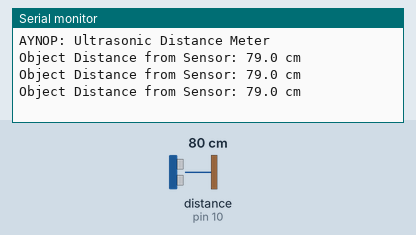
Simulated run of this sketch. Board: Arduino Uno, built with avr-gcc and run on an emulated ATmega328P. Shown: the last lines printed to the serial monitor. Wiring (inferred from the names in the program): ultrasonic range finder: trigger pin 9; echo pin 10. The test bench sets the inputs (shaded band); at power-on: distance to the obstacle (sensor on pin 10) 80 cm. The echo pulse lasts 58.3 µs per cm.

Above: at 3.2 s.
3.3 s: distance to the obstacle (sensor on pin 10) set to 4 cm
At 3.9 s:
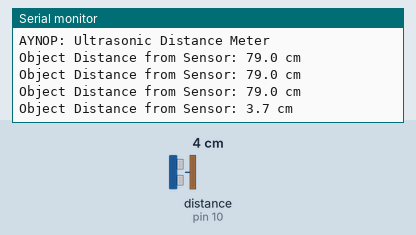
4.8 s: distance to the obstacle (sensor on pin 10) set to 2 cm
At 5.4 s:
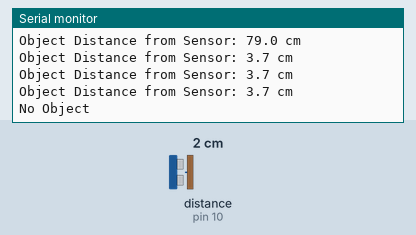

Measured:
- the behaviour switches between 3 and 2 cm on distance to the obstacle (sensor on pin 10) (found by bisection; images 1 and 2)
- after the input at 3.3 s, the serial monitor: prints a new line after 0.22 s (image 1)
- after the input at 4.8 s, the serial monitor: prints a new line after 0.22 s (image 2)

The sketch:

15_Ultrasonic_Distance_Meter.ino
```cpp
// (licence header left out)
#define TRIG_PIN 9   // Trigger pin
#define ECHO_PIN 10  // Echo pin

void setup() {
  Serial.begin(9600);
  pinMode(TRIG_PIN, OUTPUT);
  pinMode(ECHO_PIN, INPUT);
  delay(2000);
  Serial.println("AYNOP: Ultrasonic Distance Meter");
}

// Function to take one distance reading
float readDistance() {
  // Send a short HIGH pulse to trigger measurement
  digitalWrite(TRIG_PIN, LOW);
  delayMicroseconds(2);
  digitalWrite(TRIG_PIN, HIGH);
  delayMicroseconds(10);
  digitalWrite(TRIG_PIN, LOW);

  // Measure the time it takes for the echo
  long duration = pulseIn(ECHO_PIN, HIGH, 70000); // 70ms max wait
  float distance = duration * 0.034 / 2;          // Convert to cm

  // Check if distance is valid
  if (distance >= 2 && distance <= 400) {
    return distance;
  } else {
    return -1; // Invalid result
  }
}

void loop() {
  float distance = -1;

  // Try up to 3 times
  for (int i = 0; i < 3; i++) {
    distance = readDistance();
    if (distance != -1) break; // Stop if we got a valid value
  }

  if (distance != -1) {
    Serial.print("Object Distance from Sensor: ");
    Serial.print(distance, 1); // Print with 1 decimal place
    Serial.println(" cm");
  } else {
    Serial.println("No Object");
  }

  delay(500); // Wait half a second before next measurement
}
```
